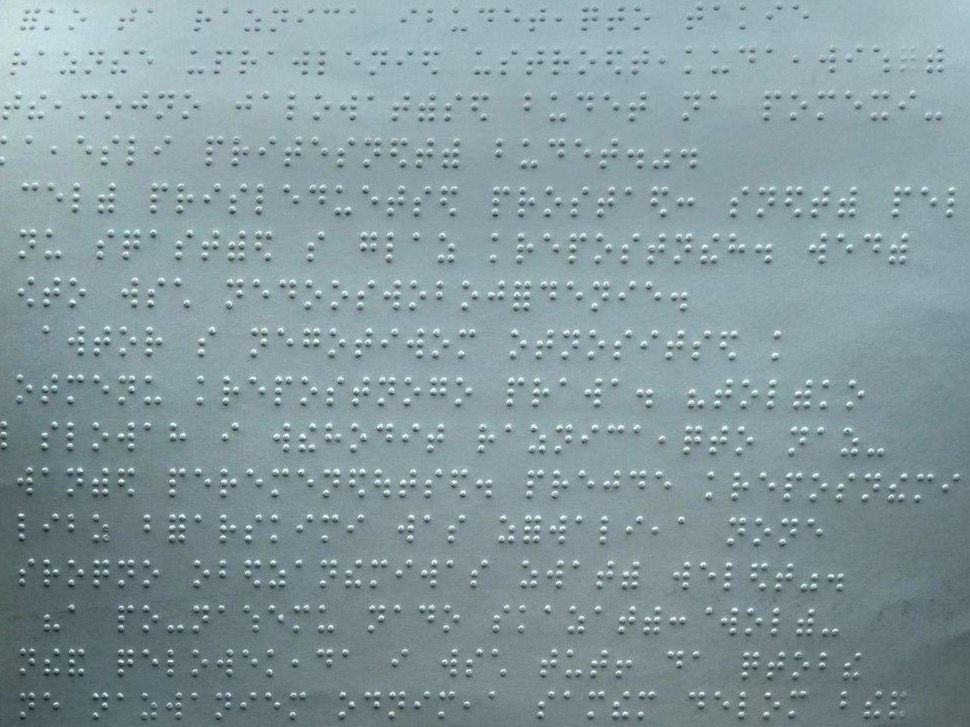
#> input picture dataFiles/origImage/perfect2.jpg, 970 x 727 px, shrunk from 1280 x 960 before the run
$ python processing.py
#> lines starting #> are read from the running program, lines starting #| are printed output that depends on the picture; after the words box and inside, x2 and y2 are one past the last pixel; in counts of white or black regions, pixels touching at a corner belong together
import cv2 as cv
import numpy as np
from matplotlib import pyplot as plt
from os import system as sys

def showImage(*img):
    '''show one or two image in one plot'''
    if type(img[0]) is list:
        images = img[0]
        row = len(images)//2 + 1
        column =2
        lenght = len(images)+1
        print(lenght-1)
        for n in range(1,lenght):

            plt.subplot(row,column,n),plt.imshow(cv.cvtColor(images[n-1],cv.COLOR_BGR2RGB))
            plt.title(n), plt.xticks([]),plt.yticks([])

        plt.show()


    else:
        if len(img)//2 ==0:
            row = 1
        else:
            row = len(img)//2 + 2
        if len(img) % 2 == 0:
            column = 2
        else:
            column = 1
        lenght = len(img)
        for i in range(1,lenght+1):
            plt.subplot(row,column,i),plt.imshow(img[i-1])
            plt.title(i), plt.xticks([]),plt.yticks([])
        plt.show()

def saveString(path,lines):
    file_save = path[:-4]
    sys('mkdir %s' %file_save)
    count = 1
    for string in lines:
        file_save = path[:-4] + "/%i.jpg" %count
        print(file_save)
        cv.imwrite(file_save,string)
        count+=1
    print('complete')

def readImage(file_path):
    '''only read image and return it'''
    img = cv.imread(file_path,cv.IMREAD_GRAYSCALE)
    return img

def imgModify(img,key):
    '''modify image and return need type'''
    img = cv.GaussianBlur(img, (5, 5), 0)
    img = cv.GaussianBlur(img, (5, 5), 0)
    edges = cv.Canny(img,20,70)

    kernel = np.ones((5,30),np.uint8)


    dilate = cv.dilate(edges,kernel,iterations=1)
    closing = cv.morphologyEx(dilate,cv.MORPH_CLOSE,kernel,iterations=2)
    open  = cv.morphologyEx(closing, cv.MORPH_OPEN, kernel,iterations=2)


    dict = {"edges":edges,
            "dilate":dilate,
            "closing":closing,
            "open":open}
    # use open. best result
    return dict[key]

def drawRect(img,contours):
    '''draw rect in any image'''
    img = img.copy()
    for cont in contours:
        x0,y0,x1,y1 = cont
        cv.rectangle(img,(x0,y0),(x1,y1),(255,255,255),2)
    return img

def drawLine(img,contours):
    '''draw line in image'''
    img = img.copy()
    y,x = img.shape
    for cont in contours:
        _, y0, _, y1 = cont
        cv.line(img,(0,y0),(x,y0),(0,0,0),2)
        cv.line(img,(0,y1),(x,y1),(0,0,0),2)
    return cv.cvtColor(img,cv.COLOR_BGR2RGB)
def cont(img):
    '''draw contour in image'''
    img = img.copy()
    contours, hierarchy = cv.findContours(img.copy(), cv.RETR_TREE, cv.CHAIN_APPROX_SIMPLE)

    cv.drawContours(img, contours, -1, (255, 255, 255), 2, cv.LINE_AA, hierarchy, 1)
    return img

def getCont(img):
    '''find and return big contour'''
    contours, hierarchy = cv.findContours( img.copy(), cv.RETR_TREE, cv.CHAIN_APPROX_SIMPLE)
    contour = []
    sredY = 0
    for n in range(2):
        for cont in contours:
            rect = cv.minAreaRect(cont)
            box = cv.boxPoints(rect)
            x0,y0,x1,y1 = cv.boundingRect(box)
            # y0-=5
            # y1+=5
            if n==0:
                sredY += y1/len(contours)
            else:
                if sredY<y1:
                    if x0<0:
                        x0=0
                    if x1<0:
                        x1=0
                    if y0<0:
                        y0=0
                    if y1<0:
                        y1=0
                    contour.append([x0,y0-5,x1,y1+y0+5])
    return contour

def getString(img,contours):
    '''return slice image'''
    img = img.copy()
    _,x = img.shape
    lines = []
    for cont in contours:
        _, y0, _, y1 = cont
        lines.append(img[y0:y1,0:x])
    return lines

def allAction(path):
    '''func for run all action'''
    img = readImage(path)
    imgMod = imgModify(img, 'open')
#> in imgModify, `img = cv.GaussianBlur(img, (5, 5), 0)`:
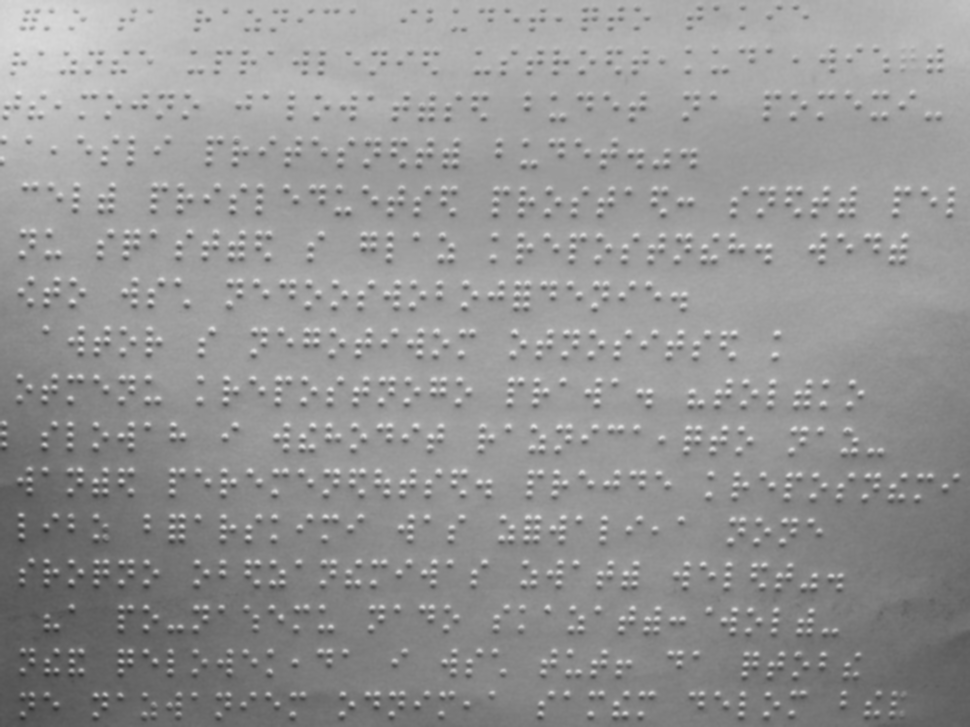
#> img: shape (727, 970); min 47, max 229, mean 147.8
#> in imgModify, `edges = cv.Canny(img,20,70)`:
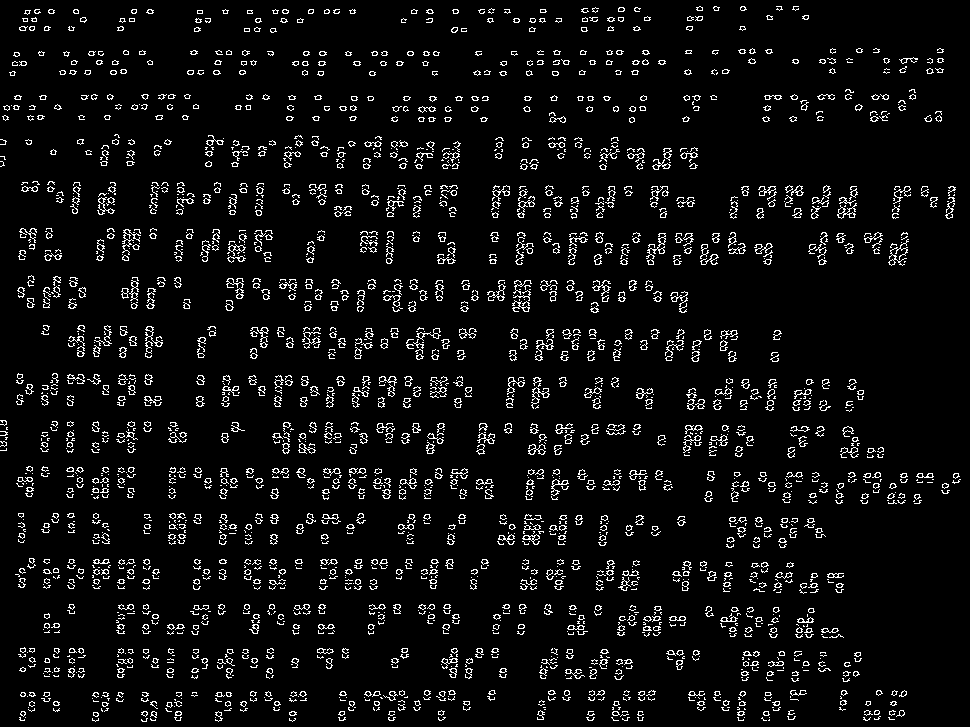
#> edges: shape (727, 970); 5.8% white in thin lines or dots
#> in imgModify, `dilate = cv.dilate(edges,kernel,iterations=1)`:
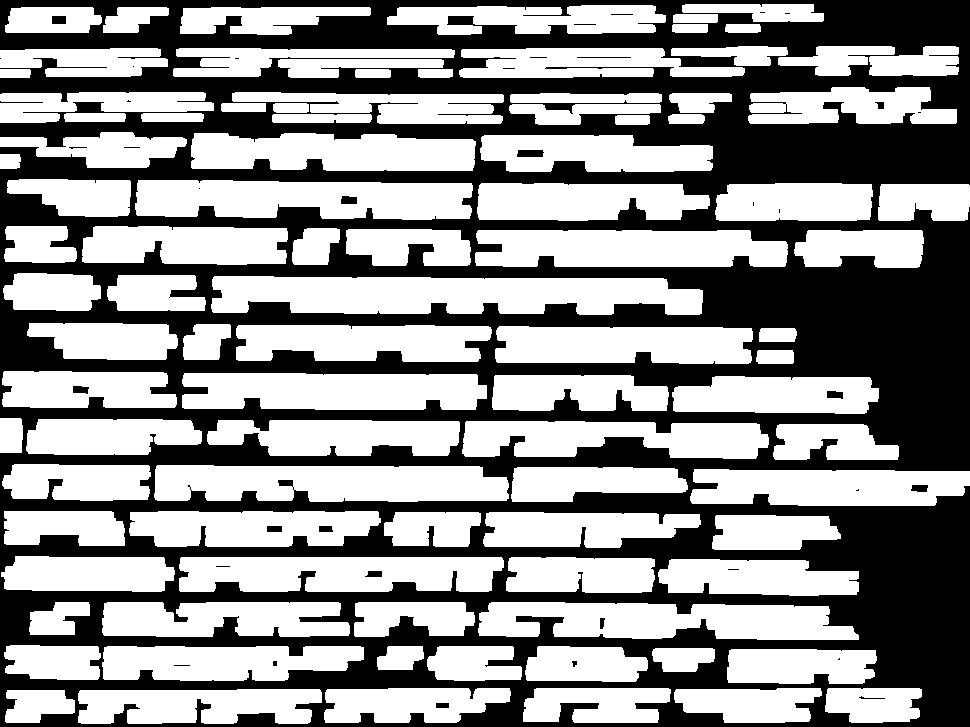
#> dilate: shape (727, 970); 56.1% white; 39 black regions (18 under 20 px), largest, box (x1, y1, x2, y2) and area: (0, 0, 970, 727) 308211, (517, 150, 544, 157) 179, (341, 196, 357, 204) 117
#> in imgModify, `closing = cv.morphologyEx(dilate,cv.MORPH_CLOSE,kernel,iterations=2)`:
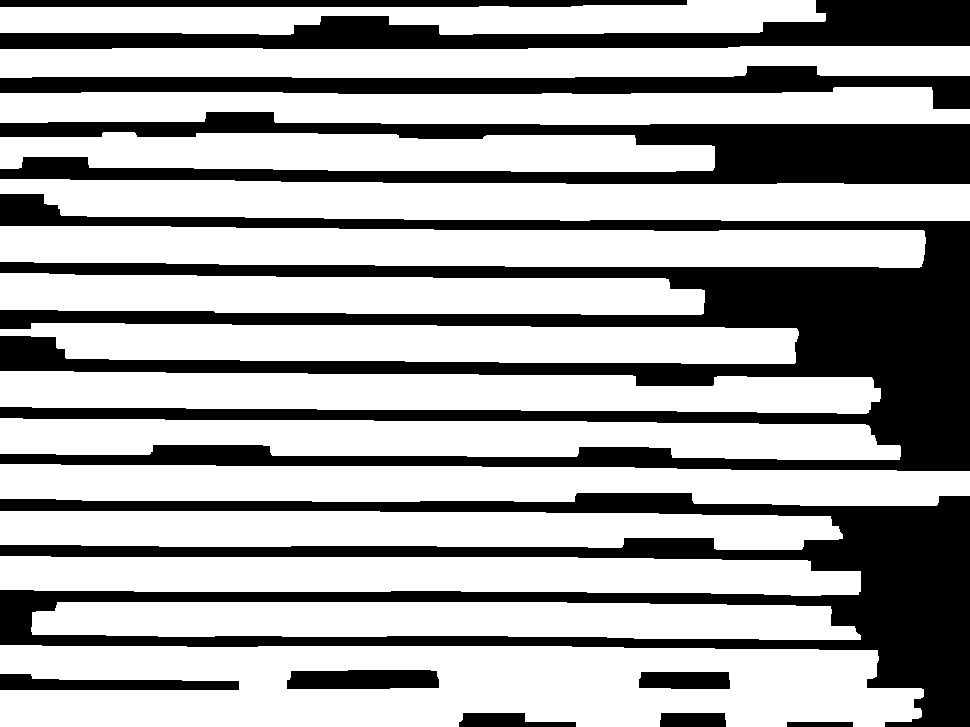
#> closing: shape (727, 970); 65.5% white; 12 black regions, largest, box (x1, y1, x2, y2) and area: (0, 194, 970, 471) 95039, (0, 493, 970, 727) 62756, (0, 112, 970, 184) 34394
#> in imgModify, `open  = cv.morphologyEx(closing, cv.MORPH_OPEN, kernel,iterations=2)`:
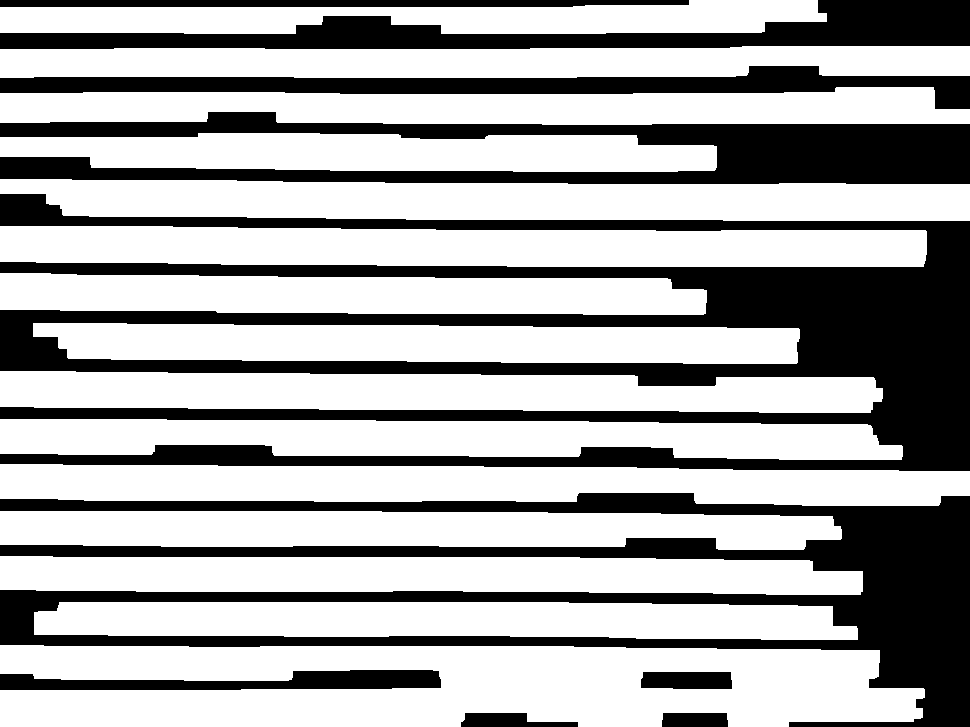
#> open: shape (727, 970); 65.3% white; 10 black regions
    contour = getCont(imgMod)
#> in getCont, `contours, hierarchy = cv.findContours( img.copy(), cv.RETR_TREE, cv.CH..`: contours = 16 contours; largest, box (x1, y1, x2, y2) and area: (0, 645, 925, 727) 62057, (0, 179, 970, 221) 33524, (0, 226, 927, 267) 33130, (0, 464, 970, 506) 31792, (0, 371, 883, 413) 29770
#> after the loop in getCont, `for n in range(2):`: contour = [[0, 640, 926, 732], [0, 457, 971, 512], [0, 411, 904, 465], [0, 267, 708, 321], [0, 220, 928, 274], [0, 173, 971, 227]]; sredY = 43.06
    # lines = getString(img, contour)
    img = drawLine(img, contour)
#> the loop in drawLine, `for cont in contours:` made 6 passes
#> (cont, y0, y1) on passes 1 to 6: ([0, 640, 926, 732], 640, 732), ([0, 457, 971, 512], 457, 512), ([0, 411, 904, 465], 411, 465), ([0, 267, 708, 321], 267, 321), ([0, 220, 928, 274], 220, 274), ([0, 173, 971, 227], 173, 227)
#> after the loop in drawLine, `for cont in contours:`:
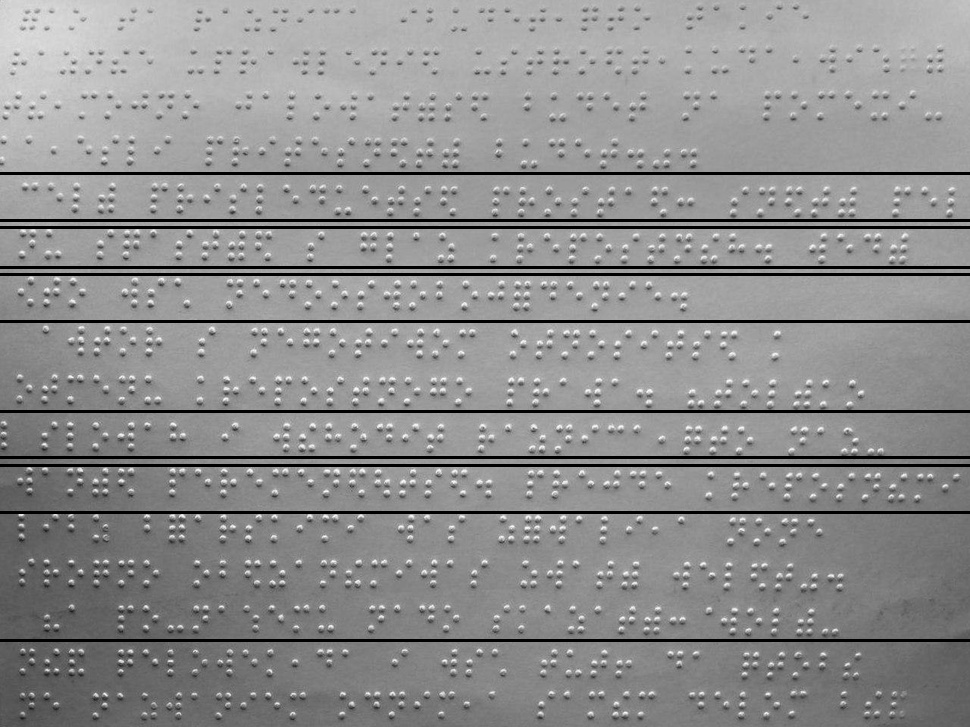
#> img: shape (727, 970); min 0, max 255, mean 141
    showImage(img)
    # saveString(path,lines)
allAction('../dataFiles/origImage/perfect2.jpg')

$ run again, with dataFiles/origImage/perfect1.jpg copied over dataFiles/origImage/perfect2.jpg
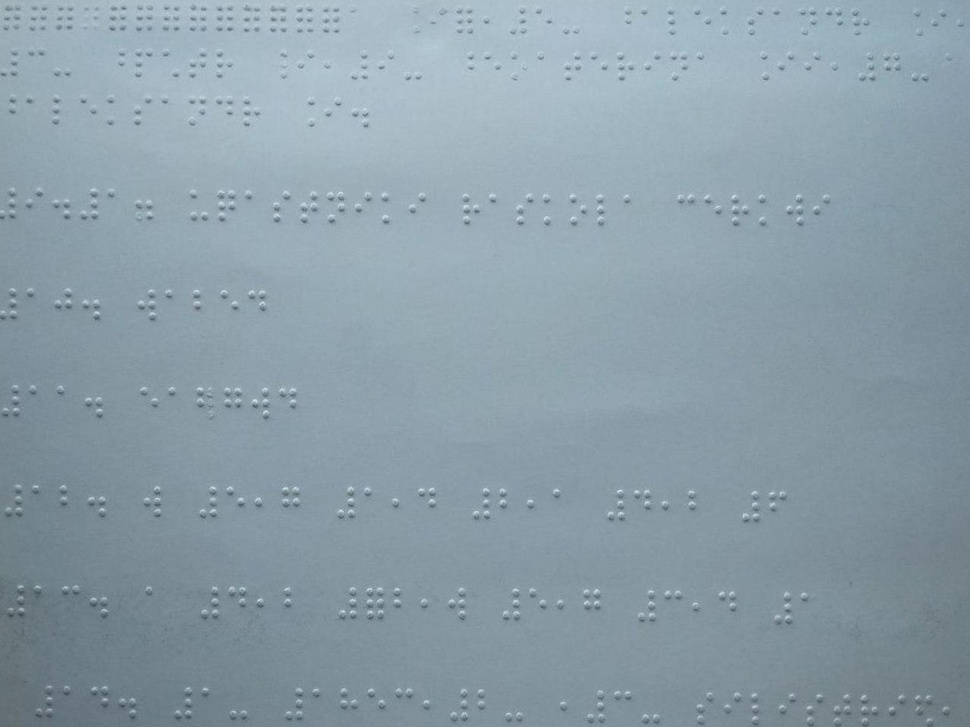
#> input picture dataFiles/origImage/perfect1.jpg, 970 x 727 px, shrunk from 1280 x 960 before the run
#> in imgModify, `edges = cv.Canny(img,20,70)`:
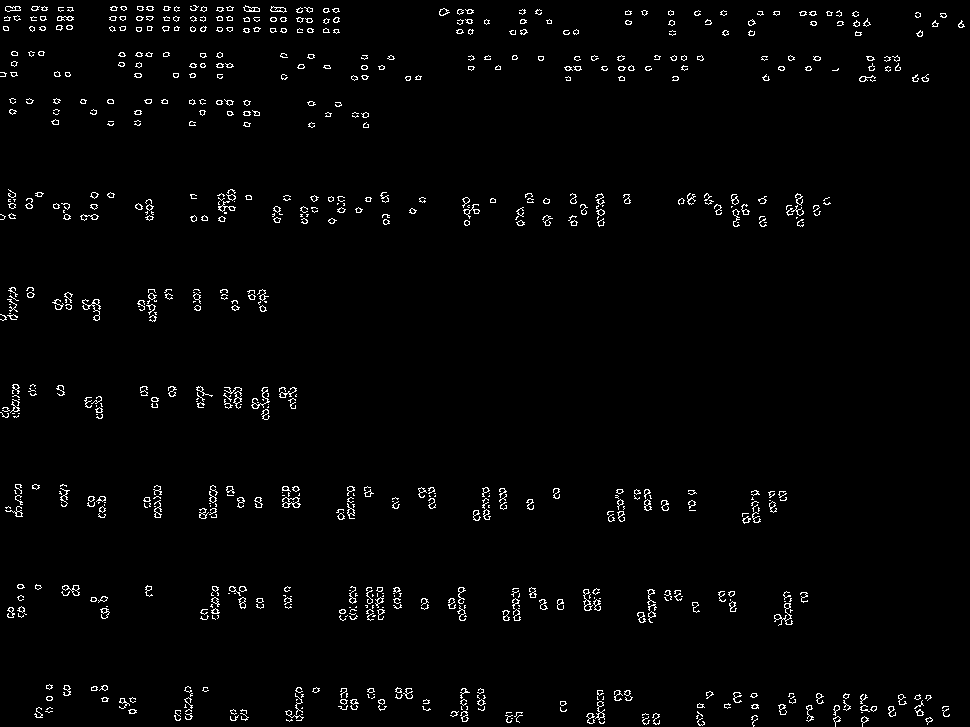
#> edges: shape (727, 970); 2% white in thin lines or dots
#> dilate: shape (727, 970); 21.4% white; 80 white regions, largest, box (x1, y1, x2, y2) and area: (682, 689, 965, 727) 8667, (95, 3, 355, 36) 7584, (271, 685, 538, 725) 7139
#> closing: shape (727, 970); 27.3% white; 10 white regions, largest, box (x1, y1, x2, y2) and area: (0, 682, 970, 727) 32536, (0, 187, 848, 229) 27040, (0, 582, 825, 628) 26509
#> open: shape (727, 970); 26.6% white; 10 white regions
#> contours = 12 contours; largest, box (x1, y1, x2, y2) and area: (0, 683, 970, 727) 31107, (0, 189, 849, 229) 25798, (0, 49, 970, 84) 25210, (0, 582, 827, 623) 24035, (0, 482, 806, 520) 22582
#> after the loop in getCont, `for n in range(2):`: contour = [[0, 677, 971, 737], [0, 576, 828, 630], [0, 476, 807, 529], [0, 376, 316, 424], [0, 279, 287, 329], [0, 183, 850, 234], [0, 89, 389, 135], [0, 43, 971, 91]]; sredY = 35
#> the loop in drawLine, `for cont in contours:` made 8 passes
#> (cont, y0, y1) on passes 1 to 8: ([0, 677, 971, 737], 677, 737), ([0, 576, 828, 630], 576, 630), ([0, 476, 807, 529], 476, 529), ([0, 376, 316, 424], 376, 424), ([0, 279, 287, 329], 279, 329), ([0, 183, 850, 234], 183, 234), ([0, 89, 389, 135], 89, 135), ([0, 43, 971, 91], 43, 91)
#> after the loop in drawLine, `for cont in contours:`:
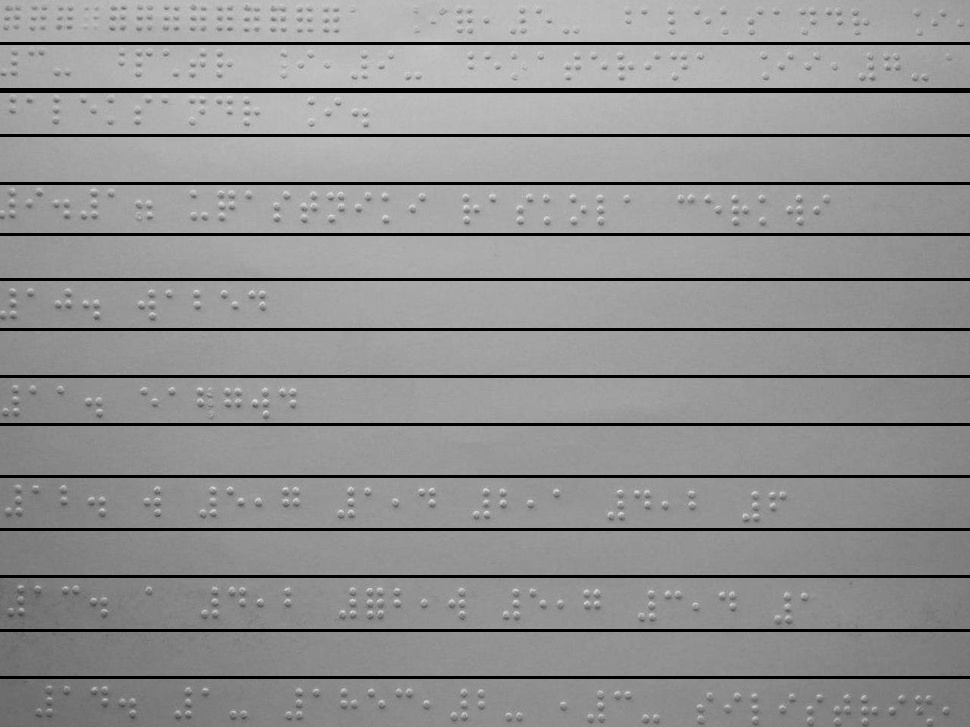
#> img: shape (727, 970); min 0, max 230, mean 144.4
